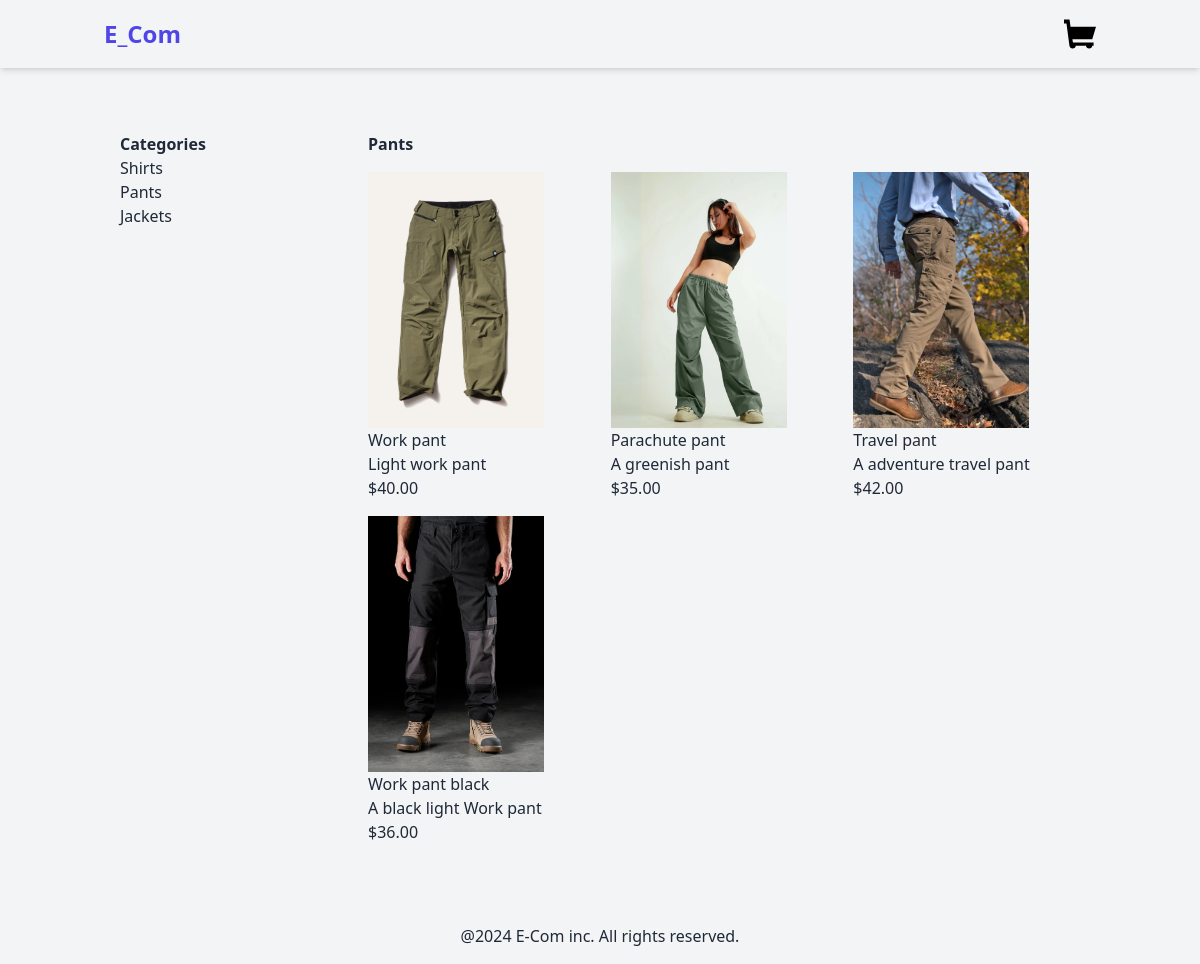
The app's page /pants/ with its own data.
### products/models.py (models this page shows, shortened)
class Category(models.Model):
    name=models.CharField(max_length=250)
    slug=models.SlugField(unique=True)
    class Meta:
        verbose_name_plural ="categories"

class Product(models.Model):
    category=models.ForeignKey(Category,related_name='products',on_delete=models.CASCADE)
    name=models.CharField(max_length=250)
    slug=models.SlugField(blank=True)
    description = models.TextField(blank=True)
    price=models.DecimalField(max_digits=10,decimal_places=2)
    available=models.BooleanField(default=True)
    created=models.DateTimeField(auto_now_add=True)
    updated=models.DateTimeField(auto_now=True)
    image=models.ImageField(upload_to='products',blank=True,null=True)

### products/views.py (the view)
# urls.py: path('',views.product_list,name='product_list'),
def product_list(request,category_slug=None):
    category = None
    products = Product.objects.filter(available=True)
    categories = Category.objects.all()
    if category_slug:
        category= get_object_or_404(Category,slug=category_slug)
        products=products.filter(category=category)
    return render(request,'products/product/list.html',{
        'category':category,
        'products':products,
        'categories':categories,
    })

### products/templates/products/product/list.html (shortened to what this page needs)
{% extends "base.html" %}
{%block content%}
<div class ="container mx-auto p-4 flex">
    <aside class="w-1/4 p-4">
        <h2 class = "font-bold">Categories</h2>
        <ul>
            {% for category in categories%}
            <li>
                <a href="{% url "products:product_list_by_category" category.slug %}">{{category.name}}</a>
            </li>
            {%endfor%}
        </ul>
    </aside>
    <main class="w-3/4 p-4">
        {%if category%}
        <h2 class = "font-bold mb-4">{{category.name}}</h2>
        {%else%}
        <h2 class = "font-bold mb-4">All Products:</h2>
        {%endif%}
        <div class="grid grid-cols-3 gap-4">
            {% for product in products %}
            <a href="{% url 'products:product_detail' product.id product.slug %}">
            <div>
                {%if product.image%}
                <img src="{{product.image.url}}" alt={{product.name}} class ="h-64 w-44 object-cover">
                {%else%}
                <p>The image is not available</p>
                {%endif%}
                <h3>{{product.name}}</h3>
                <p>{{product.description}}</p>
                <p class = "text-indigo-600>">${{product.price}}</p>
            </div>
            {%endfor%}
    </main>
</div>
{%endblock%}

### records on screen
Category: name "Shirts"
Category: name "Pants"
Category: name "Jackets"
Product: image (picture), name "Work pant", description "Light work pant", price "40.00"
Product: image (picture), name "Parachute pant", description "A greenish pant", price "35.00"
Product: image (picture), name "Travel pant", description "A adventure travel pant", price "42.00"
Product: image (picture), name "Work pant black", description "A black light Work pant", price "36.00"
